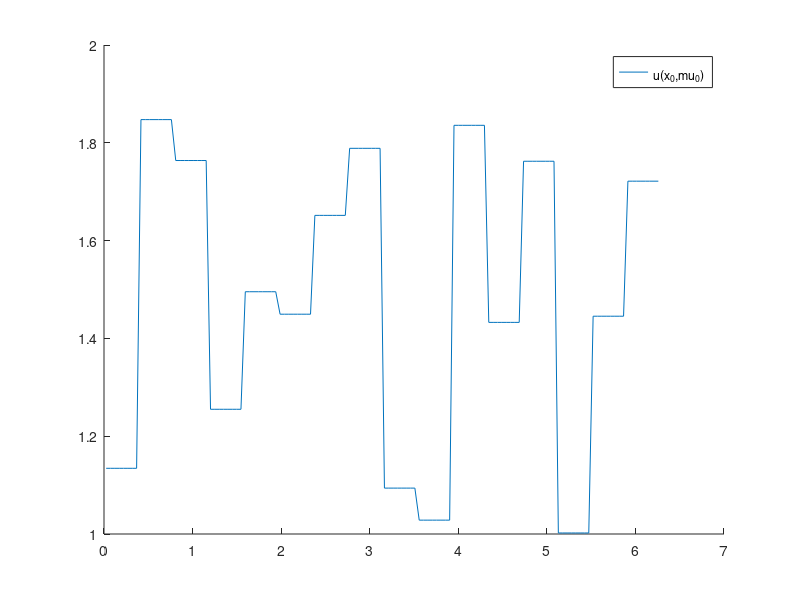
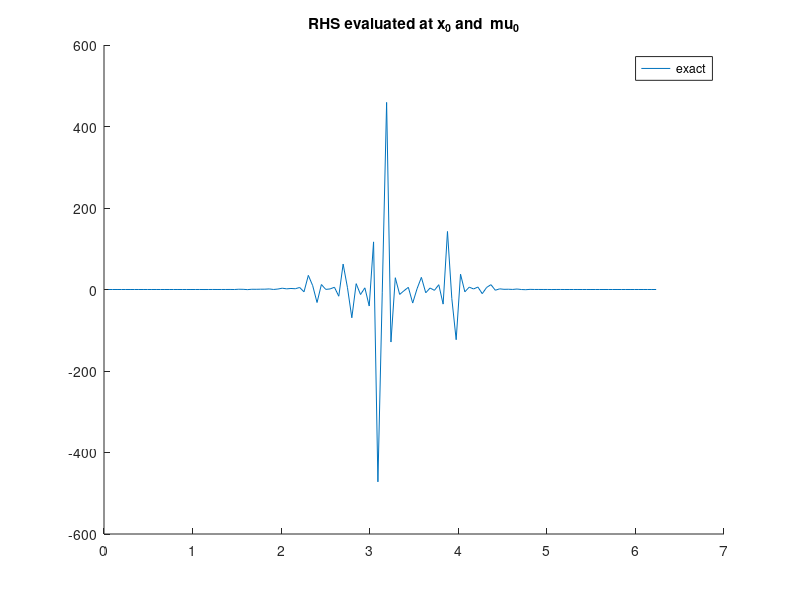
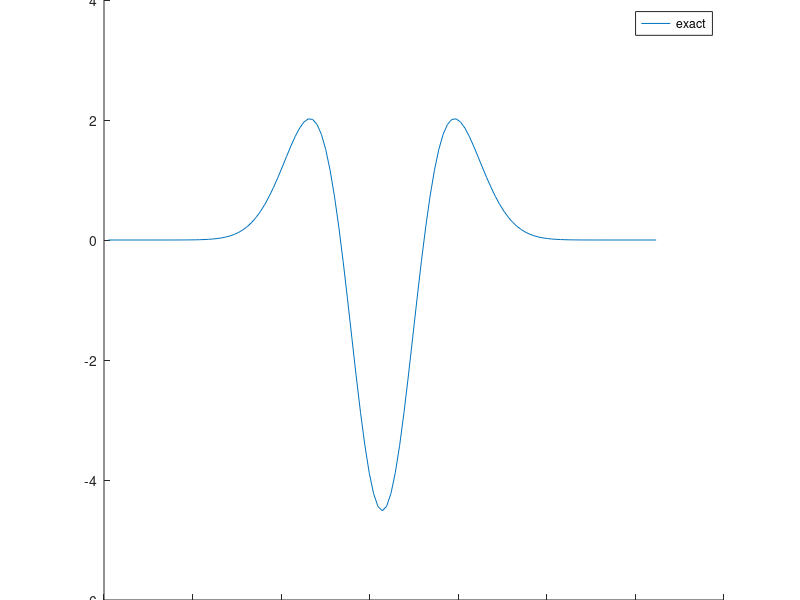

Recreate these plots in MATLAB, in order. (Note: this script raises an error after producing the figures.)
clear all;
close all;

rng(1); % for reproducibility

addpath('source/');

N = 128;
% N = 16;
% N = 6;

    % monolithic = false
    monolithic = true


%% 1D heat equation with piecewise-constant conductivity as in https://epubs.siam.org/doi/epdf/10.1137/21M1452810, or rather https://arxiv.org/pdf/2502.10888


% Omega = [-1 1];
Omega = [0 2*pi];
xis = linspace(Omega(1),Omega(2),N+1)';
xis_in = xis(2:end-1);
dx = (Omega(2)-Omega(1))/N;

% d = 3; % dimension  of mu
d = 16; % dimension  of mu
% d = 4; % dimension  of mu
% d = 20;
mu0 = rand(d,1) + 1; % each entry between 1 and 2
A = 1/2*spdiags([ones(N,1) ones(N,1)],[0 1],N,N+1); % average in the N midpoints within N+1 points
% inds = ceil(eps+d*(xis'-Omega(1))/(Omega(2)-Omega(1)));
inds = ceil(eps+d*((A*xis)'-Omega(1))/(Omega(2)-Omega(1)));
% nuplus  = @(mu) mu(inds(2:end));
% numinus = @(mu) mu(inds(1:end-1));
% nu = @(x,mu) mu(ceil(eps+d*(xis'-Omega(1))/(Omega(2)-Omega(1)))); % x argument for compatibility
% nu = @(x,mu) [0;x;0].*mu(inds); % x argument for compatibility
% nu = @(x,mu) (A*[0;x;0]).*mu(inds); % x argument for compatibility
nu = @(x,mu) mu(inds); % x argument for compatibility
% nu = @(x,mu) mu(floor(eps+d*(xis'-Omega(1))/(Omega(2)-Omega(1)))); % x argument for compatibility
% x0 = -666*ones(size(xis));

% % k0 = @(xis,mu) exp(-(xis-mu).^2);
% % syms k0(xis_,mu);
% syms xis_ mu_;
% k0_(xis_,mu_) = exp(-.5*(xis_-mu_).^2);
% k0 = matlabFunction(k0_);
% nu = @(x,mu) k0(xis,mu).*x; % thermal conductivity 
% 
% x0 = -sin(pi/2*xis) + 1; % -> make intial condition satisfy BC
% x0 = -sin(pi/2*xis_in) + 1; % -> make intial condition satisfy BC
% % x0 = ones(size(xis)) ; % -> make intial condition satisfy BC
% mu0 = .3;
x0 = exp(-(xis_in-pi).^2).*sin(xis_in/2);

figure
hold on
% plot(xis,x0, "DisplayName","x_0")
% plot(xis,k0(xis,mu0), "DisplayName","k_0(\mu_0)")
% plot(xis,nu(x0,mu0), "DisplayName","\nu(x_0,\mu_0)")
plot(A*xis,nu(x0,mu0), "DisplayName","\nu(x_0,\mu_0)")
% plot(xis,numinus(mu0), "DisplayName","\nu(x_0,\mu_0)")
% plot(xis,nuplus(mu0), "DisplayName","\nu(x_0,\mu_0)")
% plot(xis,nu(mu0), "DisplayName","\nu(\mu_0)")
legend('show')

%%
dt = 1e-4;
% dt = 1e-4/10;
% dt = 0.008;
% dt = 0.001;
% t_end = 1;
% t_end = 100*dt;
t_end = 0.8;
% t_end = 10*dt;
nt = t_end/dt;

is = [2];
% is = [1];
I = speye(N);

%% finite elements discretization with homogeneous Dirichlet boundary conditions
%% --> due to Dirichlet BC only N-1 DoFs
N1 = N-1;
% xis1 = linspace(Omega(1),Omega(2),N)';
% dx = (Omega(2)-Omega(1))/N;

% damping matrix
C = 1/6*dx*spdiags([ones(N,1) 4*ones(N,1) ones(N,1)],[-1 0 1],N1,N1);
% stiffness matrix
% B = 1/dx*spdiags([-ones(N,1) 2*ones(N,1) ones(N,1)],[-1 0 1],N,N);
% B = @(mu) -1/dx*spdiags([-numinus(mu) numinus(mu)+nuplus(mu) -nuplus(mu)],[-1 0 1],N1,N1);
I = speye(N);
Iplus = I(2:end,:);
Iminus = I(1:end-1,:);
% B = @(x,mu) -1/dx*spdiags([-Iminus*nu(x,mu) (Iminus+Iplus)*nu(x,mu) -Iplus*nu(x,mu)],[-1 0 1],N1,N1);
B = @(x,mu) -1/dx*spdiags([-Iminus*nu([],mu) (Iminus+Iplus)*nu([],mu) -Iplus*nu([],mu)],[-1 0 1],N1,N1);

% F1_exact = @(x,mu) C\B*(nu([],mu).*x);
% F1_exact = @(x,mu) C\(B(x,mu)*x);

% F2_exact = @(x1,x2,mu) C\(B(x1,mu)*x2);
F2_exact = @(x1,x2,mu) C\(B([],mu)*(x1.*x2));
% F2_exact = @(x1,x2,mu) C\(B(x0,mu)*x2);
F2X_exact = @(X,mu) F2_exact(X(:,1),X(:,2),mu); % enable storing variables in one matrix
F2X = @(X,mu) F2X_exact(X,mu);

% D = spdiags([-ones(N,1) ones(N,1)], [-1 1],N,N); % first-order central finite difference
% D(1,1) = -1; D(end,end) = 1; % homogeneous Neumann BC
% D = D/(2*dx);
% D1 = D;

% F1 = @(x,theta) 0;
% F1_exact = @(x) D1*(nu(x,k0(mu)).*(D1*x));

% F2_exact = @(x1,x2,mu) D1*(nu(x1,mu).*(D1*x2));
% F2X_exact = @(X,mu) F2_exact(X(:,1),X(:,2),mu); % enable storing variables in one matrix

% Q: are boundary conditions in D1 correct like this?

% definition for k0 approximations
% F2_k = @(x1,x2,k,mu) D1*((k(xis,mu).*x1).*(D1*x2));
% F2_k = @(x1,x2,k) D1*((k.*x1).*(D1*x2));
% F2X_k = @(X,k) F2_k(X(1,:),X(2,:),k,mu0);

% % s_max = N;
% s_max = 18;
% % s_max = 6;
% % s_max = 1;
% % s_max = 1;
% % s_max = 30;
% % s_max = 21;
% mus = linspace(-1,1,s_max);
% mus = flip(mus)
% % mus = mu0

s_max = d;
mus = ones(d,d) + eye(d);

%% 1) simple setting: fixed mu
% F2 = @(x1,x2,theta) F2_exact(x1,x2,mu0);
% F2X = @(X,theta) F2(X(:,1),X(:,2),theta);  % enable storing variables in one matrix
% f = @(x,u,mu) F2(x,x);
% 
% mus = mu0;
% s= 1;
% qH = 1;
% Theta_H = 1;
% Thetas{1} = Theta_H;

%% 2) general setting: arbitrary qH

% k1_ = diff(k0_,xis_);
% % k1 = matlabFunction(k1_);
% k1 = eval(k1_(xis,mu0));

qH = s_max;
s = qH;
% mus = (0:s-1)+mu0;
% mus = linspace(-1,1,s);
% % % theta_H = @(mu) (mu'-mu0).^(0:s-1);
theta_H = @(mu) mu';

% Theta_H = theta_H(mus(1:s));
Theta_H = theta_H(mus);
Thetas{1} = Theta_H;

% F2 = @(x1,x2,theta) sum(theta'.*[F2_k(x1,x2,k0(xis,mu0)) F2_k(x1,x2,k1)],2);
% [F2,kps,k_sum] = F2_taylor_approx(k0_,mu_,qH,F2_k,xis,mu0);
% F2 = F2_exact;
% F2X = @(X,theta) F2(X(:,1),X(:,2),theta); % enable storing variables in one matrix

%% some plots 
figure
hold on
% plot(xis_in,F1_exact(x0,mu0), "DisplayName","exact")
% plot(xis,F2_exact(x0,x0,mu0), "DisplayName","exact")
plot(xis_in,F2_exact(x0,x0,mu0), "DisplayName","exact")
% plot(xis,F2X([x0,x0],theta_H(mu0)),'--',"DisplayName","Taylor approx "+qH)
title("RHS evaluated at x_0 and  \mu_0")
legend("show")

% mu1 = -1;
% mu1 = 2 - mu0 + 1; 
mu1 = ones(d,1); mu1(1) = 2; % make mu1 = mus_b(:,1)
% mu1 = -mu0;
figure
hold on
% plot(xis,F2_exact(x0,x0,mu1), "DisplayName","exact")
plot(xis_in,F2_exact(x0,x0,mu1), "DisplayName","exact")
% plot(xis_in,F1_exact(x0,mu1), "DisplayName","exact")
% plot(xis,F2X([x0,x0],theta_H(mu1)),'--',"DisplayName","Taylor approx "+qH)
title("RHS evaluated at x_0 and \mu="+ num2str(mu1))
legend("show")

%%

% f = @(x,u,mu) F2(x,x,theta_H(mu)); % previously used

f = @(x,u,mu) F2_exact(x,x,mu);
% f = @(x,u,mu) F1_exact(x,mu);
% F2_exact = @(x1,x2,mu) D1*(nu(x1,mu).*(D1*x2));


%%

Nu = 0; % input signal dimension

%% generate ROM basis construction data
% s_b = 5;
% s_b = d;


% X0s = 10*[-sin(pi/2*xs)' sin(3*pi/2*xs)']; % -> make intial condition satisfy BC
% x0 = -sin(pi/2*xis); % -> make intial condition satisfy BC
% mus_b = mus; % so far used
% mus_b = linspace(-1,1,s_b);
% mus_b = mus;
% s_b = 5; % does not need to be equal to d
s_b = d; % does not need to be equal to d
% mus_b = rand(d,s_b) + 1; % each entry between 1 and 2
mus_b = eye(d) + 1; % each entry between 1 and 2

X_b = zeros(N1,nt+1,s_b);
U_b = zeros(Nu,nt+1,s_b); 

for k = 1:s_b
    mu = mus_b(:,k);
    X_b(:,:,k) = simulate(x0,dt,nt,@(x) single_step(x,0,dt,f,mu));
end

%% construct ROM basis via POD
[V,S,~] = svd(X_b(:,:),'econ');
n = 30;
% n = 6;
% n = 16;
% n = N1;
% n = N;
% n = s_max;
% fac = 12;
% fac = 1;
% n = fac*s_max;

Vn = V(:,1:n);
% Vn = eye(n);

%% singular value decay
figure
semilogy(diag(S)/S(1,1))
title("singular value decay")

%% plot POD modes
figure; hold on
for i = 1:n
% for i = n:n
    plot(Vn(:,i))
end

%% state plots
k = 1;
figure
plot(xis_in,X_b(:,1,k))
hold on
plot(xis_in,X_b(:,2,k))
plot(xis_in,X_b(:,3,k))
plot(xis_in,X_b(:,5,k))
plot(xis_in,X_b(:,10,k))
plot(xis_in,X_b(:,50,k))
plot(xis_in,X_b(:,100,k))
plot(xis_in,X_b(:,end,k))

%% plot end states
figure
hold on
for k = 1:s_b
    plot(xis_in,X_b(:,end,k),"-x")
end


%% opinf on ROM basis snapshot data
% tX_b = Vn'*X_b;
tX_b = pagemtimes(Vn',X_b);
tX_b1 = tX_b(:,1:end-1,:);
tX_b2 = tX_b(:,2:end,:);
dot_tX_b = (tX_b2-tX_b1)/dt;

% Thetas_b{1} = theta_H(mus_b);
% [O,A_inds,B_inds,condD] = p_opinf(dot_tX_b,tX_b1,[],is,Thetas_b,true);
% sota.O = O;
% sota.condsD = condD;

%% construct intrusive operators

%% linear
% qA = d;
% tA1s = precompute_rom_operator_param(F1_exact,Vn,1,qA);
% % 
% intr.O = tA1s(:,:);
% intr.Os = tA1s;
% 
% Omu0 = precompute_rom_operator(@(X) F1_exact(X,mu0),Vn,1);
% Omu1 = precompute_rom_operator(@(X) F1_exact(X,mu1),Vn,1);
% 
% tA2s = tA1s; % botch to avoid chaning all names

%% quadratic

% Jn2 = power2kron(n,2);
% tA2 = precompute_rom_operator(F2X,Vn,2)*Jn2;

% tA2s = precompute_rom_operator_param(@(X,theta) F2X(X),Vn,2,qH);
tA2s = precompute_rom_operator_param(@(X,theta) F2X(X,theta),Vn,2,qH);
% tA2s = precompute_rom_operator_param(@(X,theta) F2X(X,theta),Vn,2,s_max);

intr.O = tA2s(:,:);
intr.Os = tA2s;

Jn2 = power2kron(n,2);
Omu0 = precompute_rom_operator(@(X) F2X_exact(X,mu0),Vn,2)*Jn2;
Omu1 = precompute_rom_operator(@(X) F2X_exact(X,mu1),Vn,2)*Jn2;

% tA2_2= Vn'*C*kron(Vn,Vn)*Jn2;
% norm(tA2-tA2_2)

%% generate rank-sufficient snapshot data
tX0_pure = rank_suff_basis(n,is);
U0_pure = [];
XU = blkdiag(U0_pure,tX0_pure);
tX0 = XU(Nu+1:end,:);
U0 = XU(1:Nu,:);

% tX0 = rank_suff_basis(n,is);
% U0 = [];

nf = size(tX0,2);
tX1 = zeros(n,nf,s_max);

% compute time step estimate (3.10)
dt1 = dt_estimate(X_b(:,:,1),U_b(:,:,1),Vn(:,1),dt,is); % internally computes derivatives, so we cannot concatenate trajectories

for k =1:s_max
    mu = mus(:,k);
    for i = 1:nf
        tX1(:,i,k) = Vn'*single_step(Vn*tX0(:,i),U0(:,i),dt1,f,mu);
    end
end

dot_tX = (tX1-tX0)/dt1;

%%
ns = 1:n;
ss = 1:s_max;
% ns = fac*(1:s_max);
% ns = n;
nn = numel(ns);

B_errors = zeros(nn,1);
A1_errors = zeros(nn,1);
% A2_errors = zeros(nn,1);

deco.O_errors = zeros(nn,1);
deco.condsD = zeros(nn,s);

mono.O_errors = zeros(nn,1);
mono.condsD = zeros(nn,1);

deco.Omu0errors = zeros(nn,1);
deco.Omu1errors = zeros(nn,1);

mono.Omu0errors = zeros(nn,1);
mono.Omu1errors = zeros(nn,1);

%% compute ROM state error
Xmu0_FOM = simulate(x0,dt,nt,@(x) single_step(x,0,dt,f,mu0));
Xmu1_FOM = simulate(x0,dt,nt,@(x) single_step(x,0,dt,f,mu1));

deco.ROMerror_mu0 = zeros(nn,1);
deco.ROMerror_mu1 = zeros(nn,1);

mono.ROMerror_mu0 = zeros(nn,1);
mono.ROMerror_mu1 = zeros(nn,1);

% figure(7)
% hold on
% figure(8)
% hold on
%%

n_is__ = n_is(n,is);

for j = 1:nn
    n_ = ns(j);
    % n_ = 4;
    % n_ = s_max; % botch
    %% NEW: changing s
    % s = n_;
    % s = 1;
    s = qH;
    % s = ns(j); % botch
    % s = ss(j); % botch
    % theta_H = @(mu) (mu'-mu0).^(0:s-1);
    theta_H = @(mu) mu';

    Theta_H = theta_H(mus(:,1:s));
    Thetas{1} = Theta_H;
    %%
    n_is_ = n_is(n_,is);
    nf_ = sum(n_is_)+Nu;

    % ks = [1:Nu+n_is_(1), Nu+n_is__(1)+1:Nu+n_is__(1)+n_is_(2)];
    ks = [1:Nu+n_is_(1)];

    tX0_ = tX0(1:n_,ks);
    dot_tX_ = dot_tX(1:n_,ks,1:s);
    U0_ = U0(:,ks);

    hA2s_ = zeros(n_,n_is_,s);
    tA2s_ = zeros(n_,n_is_,s);

    %% monolithic construction
    if monolithic
        tX = repmat(full(tX0_),1,1,s);
        [O,A_inds,B_inds,condD] = p_opinf(dot_tX_,tX,U0_,is,Thetas,true);
        mono.O = O;
        mono.condsD(j) = condD;
    end

    for k =1:s
        dot_tX_ = dot_tX(1:n_,ks,k);

        [O,A_inds,B_inds,condD] = opinf(dot_tX_,tX0_,U0_,is,true);
        % hA1_ = O(:,A_inds(1,1):A_inds(1,2));
        hA2_ = O(:,A_inds(1,1):A_inds(1,2));
        % hA2_ = O(:,A_inds(2,1):A_inds(2,2));
        hB_ = O(:,B_inds(1,1):B_inds(1,2));

        % tB_ = tB(1:n_,:);
        % tA1_ = tA1s(1:n_,1:n_is_(1),k);
        tA2_ = tA2s(1:n_,1:n_is_(1),k);
        % tA2_ = tA2(1:n_,1:n_is_(2));

        % tO_ = [tA1_ tA2_];
        tO_ = [tA2_];
        % O_errors(j,k) = norm(O-tO_,"fro")/norm(tO_,"fro");

        deco.condsD(j,k) = condD;

        hA2s_(:,:,k) = hA2_;
        tA2s_(:,:,k) = tA2_;
    end

    % deco.O = hA2s_(:,:)*kron(inv(Theta_H),eye(n_is_))';
    deco.O = hA2s_(:,:)/kron((Theta_H),eye(n_is_))';
    % O_errors(j) = norm(tA1s_(:,:)-hA1s_,"fro")/norm(tO_,"fro");
    deco.O_errors(j) = norm(tA2s_(:,:)-deco.O,"fro")/norm(tA2s_(:,:), "fro");
    if monolithic
        mono.O_errors(j) = norm(tA2s_(:,:)-mono.O,"fro")/norm(tA2s_(:,:), "fro");
    end

    deco.Os = reshape(deco.O,[n_, n_is_(1), s]);
    
    Omu1_ = Omu1(1:n_,1:n_is_(1));
    deco.Omu1errors(j) = norm(affine_op(deco.Os,theta_H(mu1))-Omu1_,"fro")/norm(Omu1,"fro");
    Omu0_ = Omu0(1:n_,1:n_is_(1));
    deco.Omu0errors(j) = norm(affine_op(deco.Os,theta_H(mu0))-Omu0_,"fro")/norm(Omu0,"fro");
    if monolithic
        mono.Os = reshape(mono.O,[n_, n_is_(1), s]);
        mono.Omu1errors(j) = norm(affine_op(mono.Os,theta_H(mu1))-Omu1_,"fro")/norm(Omu1,"fro");
        mono.Omu0errors(j) = norm(affine_op(mono.Os,theta_H(mu0))-Omu0_,"fro")/norm(Omu0,"fro");
    end

    %% compute ROM state error
    % Xmu0_FOM = simulate(x0,dt,nt,@(x) single_step(x,0,dt,f,mu0));
    % Xmu1_FOM = simulate(x0,dt,nt,@(x) single_step(x,0,dt,f,mu0));

    In_2 = kron2power(n_,2);

    %% intrusive

    intr.Os = reshape(tA2s_(:),[n_, n_is_(1), s]);

    intr.Omu0_ = affine_op(intr.Os,theta_H(mu0));
    intr.ROMmu0_step = @(x) x+ dt*intr.Omu0_*In_2*kron(x,x);
    % intr.ROMmu0_step = @(x) x+ dt*intr.Omu0_*x; % linear
    % ROMmu1_step = @(x) x+ dt*Omu1_*In_2*kron(x,x);
    intr.Omu1_ = affine_op(intr.Os,theta_H(mu1));
    intr.ROMmu1_step = @(x) x+ dt*intr.Omu1_*In_2*kron(x,x);
    % intr.ROMmu1_step = @(x) x+ dt*intr.Omu1_*x; % linear

    Vn_ = Vn(:,1:n_);
    intr.Xmu0 = simulate(Vn_'*x0,dt,nt,intr.ROMmu0_step);
    intr.Xmu1 = simulate(Vn_'*x0,dt,nt,intr.ROMmu1_step);

    intr.ROMerror_mu0(j) = sum(vecwise_2norm(Xmu0_FOM - Vn_*intr.Xmu0))/sum(vecwise_2norm(Xmu0_FOM));
    intr.ROMerror_mu1(j) = sum(vecwise_2norm(Xmu1_FOM - Vn_*intr.Xmu1))/sum(vecwise_2norm(Xmu1_FOM));
    %%
    % ROMmu0_step = @(x) x+ dt*Omu0_*In_2*kron(x,x);
    deco.Omu0_ = affine_op(deco.Os,theta_H(mu0));
    deco.ROMmu0_step = @(x) x+ dt*deco.Omu0_*In_2*kron(x,x);
    % deco.ROMmu0_step = @(x) x+ dt*deco.Omu0_*x; % linear
    % ROMmu1_step = @(x) x+ dt*Omu1_*In_2*kron(x,x);
    deco.Omu1_ = affine_op(deco.Os,theta_H(mu1));
    deco.ROMmu1_step = @(x) x+ dt*deco.Omu1_*In_2*kron(x,x);
    % deco.ROMmu1_step = @(x) x+ dt*deco.Omu1_*x; % linear

    Vn_ = Vn(:,1:n_);
    deco.Xmu0 = simulate(Vn_'*x0,dt,nt,deco.ROMmu0_step);
    deco.Xmu1 = simulate(Vn_'*x0,dt,nt,deco.ROMmu1_step);

    deco.ROMerror_mu0(j) = sum(vecwise_2norm(Xmu0_FOM - Vn_*deco.Xmu0))/sum(vecwise_2norm(Xmu0_FOM));
    deco.ROMerror_mu1(j) = sum(vecwise_2norm(Xmu1_FOM - Vn_*deco.Xmu1))/sum(vecwise_2norm(Xmu1_FOM));
     
    if monolithic
        % ROMmu0_step = @(x) x+ dt*Omu0_*In_2*kron(x,x);
        mono.Omu0_ = affine_op(mono.Os,theta_H(mu0));
        mono.ROMmu0_step = @(x) x+ dt*mono.Omu0_*In_2*kron(x,x);
        % mono.ROMmu0_step = @(x) x+ dt*mono.Omu0_*x; % linear
        % ROMmu1_step = @(x) x+ dt*Omu1_*In_2*kron(x,x);
        mono.Omu1_ = affine_op(mono.Os,theta_H(mu1));
        mono.ROMmu1_step = @(x) x+ dt*mono.Omu1_*In_2*kron(x,x);
        % mono.ROMmu1_step = @(x) x+ dt*mono.Omu1_*x;

        Vn_ = Vn(:,1:n_);
        mono.Xmu0 = simulate(Vn_'*x0,dt,nt,mono.ROMmu0_step);
        mono.Xmu1 = simulate(Vn_'*x0,dt,nt,mono.ROMmu1_step);

        mono.ROMerror_mu0(j) = sum(vecwise_2norm(Xmu0_FOM - Vn_*mono.Xmu0))/sum(vecwise_2norm(Xmu0_FOM));
        mono.ROMerror_mu1(j) = sum(vecwise_2norm(Xmu1_FOM - Vn_*mono.Xmu1))/sum(vecwise_2norm(Xmu1_FOM));
    end

    % ts = 0:dt:t_end;
    % figure(7)
    % semilogy(ts,ROMerror_mu0,'DisplayName',"n=" +num2str(n_))
    % figure(8)
    % semilogy(ts,ROMerror_mu1,'DisplayName',"n=" +num2str(n_))
end

% figure(7)
% ylabel("ROM state error")
% xlabel("time")
% set(gca, 'YScale', 'log')
% grid on
% legend("show")
% title("\mu_0")
% 
% figure(8)
% ylabel("ROM state error")
% xlabel("time")
% set(gca, 'YScale', 'log')
% grid on
% legend("show")
% title("\mu_1")

figure
hold on
semilogy(ns,sum(deco.O_errors,2)/qH,'x-', 'LineWidth', 2,'DisplayName',"decoupled")
if monolithic
    semilogy(ns,sum(mono.O_errors,2)/qH,'+--', 'LineWidth', 2,'DisplayName',"monolithic")
end
ylabel("operator error","Interpreter","latex","FontSize",12)
xlabel("ROM dimension","Interpreter","latex","FontSize",12)
set(gca, 'YScale', 'log')
grid on
legend("show","Location","southeast","Interpreter","latex","FontSize",12)
% title("compares against Taylor approximation!")
box on
savefig("figures_piecewise/operator_errors.fig")
exportgraphics(gcf,"figures_piecewise/operator_errors.pdf")


figure
hold on
if monolithic
    semilogy(ns,mono.condsD,'x-', 'LineWidth', 2,'DisplayName',"monolithic $\mathbf D$")
end
semilogy(ns,sum(deco.condsD,2)/s,'x-', 'LineWidth', 2,'DisplayName',"decoupled $\hat{\mathbf X}_2^T$")
semilogy(ns,ones(size(ns))*cond(Theta_H),'x-', 'LineWidth', 2,'DisplayName',"decoupled $\mathbf\Theta_H$")
% semilogy(n,sota.condsD, 'x-', 'LineWidth', 2,'DisplayName',"state of the art")
ylabel("condition number","Interpreter","latex","FontSize",12)
xlabel("ROM dimension","Interpreter","latex","FontSize",12)
set(gca, 'YScale', 'log')
grid on
legend("show","Location","southeast","Interpreter","latex","FontSize",12)
% ylim([.8 30])
box on
set(gcf,'Position',[100 100 500 500])

savefig("figures_piecewise/condition_numbers.fig")
exportgraphics(gcf,"figures_piecewise/condition_numbers.pdf")


figure
hold on
semilogy(ns,deco.Omu0errors,'x-','DisplayName',"$\mathbf\mu_0$ decoupled")
semilogy(ns,deco.Omu1errors,'x-','DisplayName',"$\mathbf\mu_1$ decoupled")
if monolithic
    semilogy(ns,mono.Omu0errors,'+--','DisplayName',"$\mathbf\mu_0$ monolithic")
    semilogy(ns,mono.Omu1errors,'+--','DisplayName',"$\mathbf\mu_1$ monolithic")
end
ylabel("operator error","Interpreter","latex","FontSize",12)
xlabel("ROM dimension","Interpreter","latex","FontSize",12)
set(gca, 'YScale', 'log')
grid on
legend("show","Location","southeast","Interpreter","latex","FontSize",12)
% title("compares against exact Gaussian!")
box on
set(gcf,'Position',[100 100 500 500])

savefig("figures_piecewise/operator_errors_evaluated.fig")
exportgraphics(gcf,"figures_piecewise/operator_errors_evaluated.pdf")

figure
hold on
semilogy(ns,deco.ROMerror_mu0,'x-','DisplayName',"$\mathbf\mu_0$ decoupled")
semilogy(ns,deco.ROMerror_mu1,'x-','DisplayName',"$\mathbf\mu_1$ decoupled")
if monolithic
    semilogy(ns,mono.ROMerror_mu0,'+--','DisplayName',"$\mathbf\mu_0$ monolithic")
    semilogy(ns,mono.ROMerror_mu1,'+--','DisplayName',"$\mathbf\mu_1$ monolithic")
end
semilogy(ns,intr.ROMerror_mu0,'o','DisplayName',"$\mathbf\mu_0$ intrusive")
semilogy(ns,intr.ROMerror_mu1,'o','DisplayName',"$\mathbf\mu_1$ intrusive")

ylabel("average ROM state error","Interpreter","latex","FontSize",12)
xlabel("ROM dimension","Interpreter","latex","FontSize",12)
set(gca, 'YScale', 'log')
grid on
legend("show","Location","southwest","Interpreter","latex","FontSize",12)
% title("ROM dim and Taylor dim increasing")
% title("ROM dim increasing, Taylor dim = "+num2str(s))
% title("ROM dim =" + num2str(n_) + ", Taylor dim increasing")
box on
set(gcf,'Position',[100 100 500 500])

savefig("figures_piecewise/rom_state_errors.fig")
exportgraphics(gcf,"figures_piecewise/rom_state_errors.pdf")

%% visualize singular values
% figure; semilogy(diag(S),'o-')
% hold on

% save("data/data_burgers","O_errors","condsD");


%% FOM solver running for one time step
function x_1 = single_step(x_0,u_0,dt,f,mu)
    x_1 = x_0 + dt*f(x_0,u_0,mu);
end
